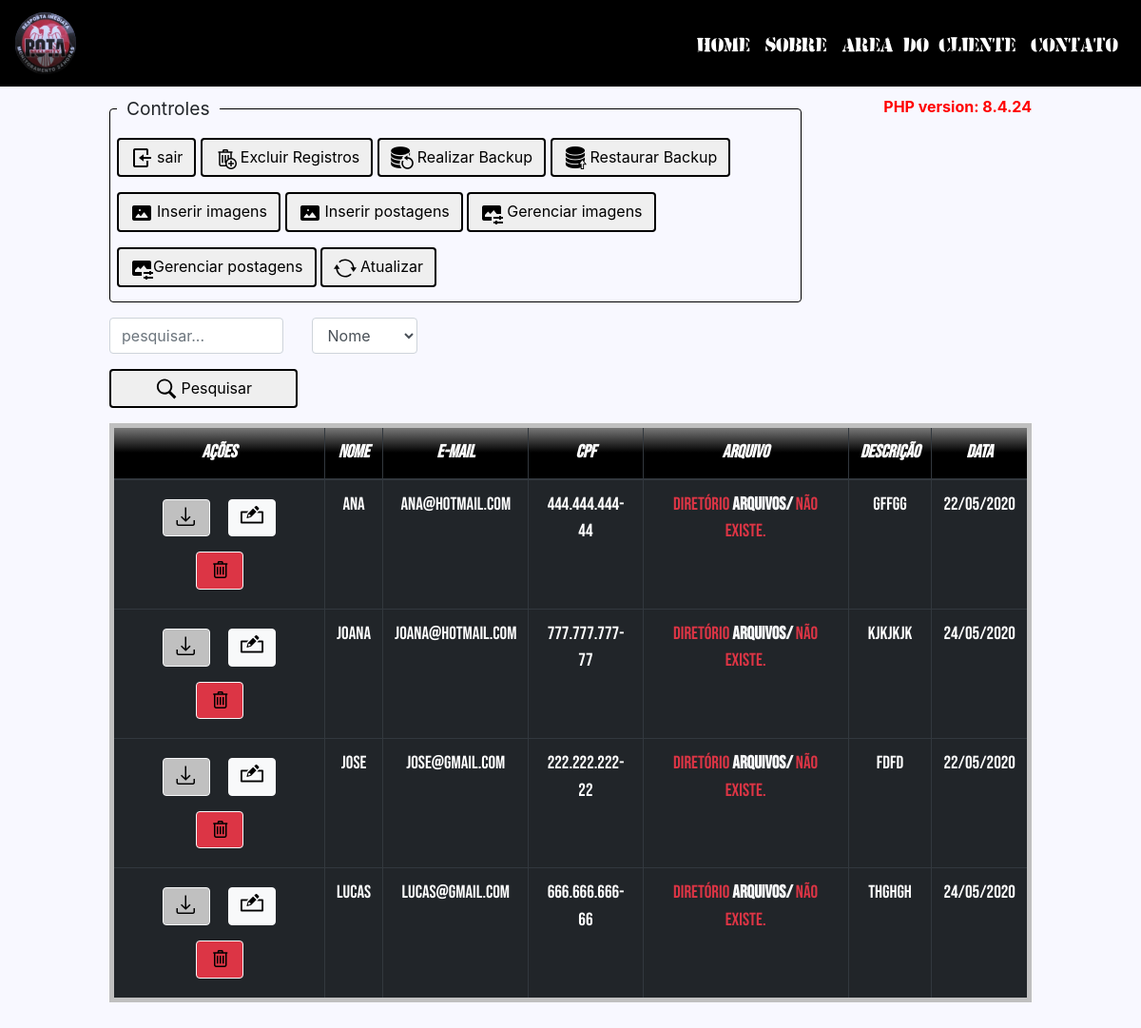
The page /dados.php on the database its author committed.
### tables this page shows
CREATE TABLE `clientes` (
  `id` bigint(20) NOT NULL,
  `nome` varchar(50) NOT NULL,
  `email` varchar(50) NOT NULL,
  `cpf` varchar(50) NOT NULL,
  `senha` varchar(40) NOT NULL,
  `senha_decript` varchar(40) NOT NULL,
  `arquivo` blob NOT NULL,
  `descricao` mediumtext NOT NULL,
  `data` varchar(50) NOT NULL
);

### persistence/conexaoBanco.class.php (called while the page is built, shortened)
<?php
class ConexaoBanco extends PDO {
private static $instance = null;
public static function getInstance(){
    try{
      if(!isset(self::$instance)){
        self::$instance = new
ConexaoBanco("mysql:dbname=rota;host=localhost","root","");
      }
      return self::$instance;
    }catch(PDOException $e){
      echo "Erro ao conectar. ".$e;
    }
 }
}

### dao/clienteDAO.class.php (called while the page is built, shortened)
<?php
require_once 'persistence/conexaoBanco.class.php';
class ClienteDAO{
  public function __construct(){
     $this->conexao = ConexaoBanco::getInstance();
  }
   public function buscarCliente(){
   try{
      $statement = $this->conexao->query("show tables");
    if($statement->rowCount() > 0){
       $statement = $this->conexao->query("select * from clientes where id != 1 and id != 2 order by nome;");
       $array = $statement->fetchAll(PDO::FETCH_CLASS,"Cliente");
     }else{
        $array = array();
     }
      return $array;
     }catch(PDOException $e){
       echo "Erro: ao buscar Cliente! ".$e;
     }
   }
   public function buscarArquivo($id){
      try{
       $statement = $this->conexao->prepare('select arquivo as arq from clientes where id = :id and id != 1 && id != 2');
        $statement->bindValue(":id", $id);
        $statement->execute();
        $array = $statement->fetchAll(PDO::FETCH_ASSOC);
        return $array;
      }catch(PDOException $e){
         echo "Erro: ao buscar Arquivo!". $e;
      }
  }
}

### model/cliente.class.php (called while the page is built, shortened)
<?php
 class Cliente{
     public function __get($a){ return $this->$a;}
 }

### dados.php (the view, shortened to what this page needs)
<?php
include_once  'dao/clienteDAO.class.php';
include_once  'model/cliente.class.php';
$cliDAO = new ClienteDAO();
$array = $cliDAO->buscarCliente();
?>
<!DOCTYPE html>
<html lang="pt-br">
<head>
  <link rel="stylesheet" type="text/css" href="css/bootstrap.min.css">
  <link rel="stylesheet" type="text/css" href="./animate.css">
  <link rel="stylesheet" type="text/css" href="css/style.css">
</head>
<body class="animated fadeIn" id="cont">
  <nav class="navbar navbar-expand-lg navbar-dark fixed-top">
    <a class="navbar-brand" href="#"><img src="img/logo-rota.png" title="Rota-Security" class="animated pulse zoom" alt="Logo indisponível"></a>
    <div class="collapse navbar-collapse" id="navbarResponsive">
      <ul class="navbar-nav ml-auto">
        <li class="nav-item">
          <a class="nav-link" href="index.php">Home
          </a>
        </li>
        <li class="nav-item">
          <a class="nav-link" href="index.php?#cont1">Sobre</a>
        </li>
        <li class="nav-item">
          <a class="nav-link" href="sair.php">Area do CLiente</a>
        </li>
        <li class="nav-item">
          <a class="nav-link" href="contato.php">Contato</a>
        </li>
      </ul>
    </div>
  </nav>
  <?php
      if(isset($array)){
  ?>
   <div class="container col-md-10" style="top: 100px;">
     <p style="float: right; color: red; font-weight: bold;"> PHP version: <?php echo phpversion();?></p>
   <fieldset class="fieldset-border" style="width: 75%;">
     <legend class="legend-border">Controles</legend>
       <button type="button" id="btn-limpar" class="btn mt-2 mb-2" onclick="window.location.href = 'sair.php';"><img src='img/exit.png' class="mr-1">sair</button>
       <button type="button" id="btn-limpar" class="btn mt-2 mb-2" onclick="return verificarExclusaoDeRegistros()"><img src='img/trash-all.png' class="mr-1">Excluir Registros</button>
       <button type="button" id="btn-backup" name="backup" class="btn mt-2 mb-2" onclick="window.location.href = './backup.php';"><img src='img/backup.png' class="mr-1">Realizar Backup</button>
       <button type="button" id="btn-backup" name="backup" class="btn mt-2 mb-2" onclick="window.location.href = './restore.php';"><img src='img/backup_restore.png' class="mr-1">Restaurar Backup</button>
       <button type="button" id="btn-backup" name="inserir_img" class="btn mt-2 mb-2" onclick="window.location.href = './inserir_imagem.php';"><img src='img/upload_img.png' class="mr-1">Inserir imagens</button>
       <button type="button" id="btn-backup" name="inserir_img" class="btn mt-2 mb-2" onclick="window.location.href = './inserir_postagens.php';"><img src='img/upload_img.png' class="mr-1">Inserir postagens</button>
       <button type="button" id="btn-backup" class="btn mt-2 mb-2" onclick="window.location.href = './gerenciar_imagens.php';"><img src='img/edit_img.png' class="mr-1">Gerenciar imagens</button>
       <button type="button" id="btn-backup" class="btn mt-2 mb-2" onclick="window.location.href = './gerenciar_postagens.php';"><img src='img/edit_img.png'>Gerenciar postagens</button>
       <button type="button" id="btn-backup" name="atualizar" class="btn mt-2 mb-2" onclick="window.location.href = './dados.php';"><img src='img/atualizar.svg' class="mr-1">Atualizar</button>
     </fieldset>
     <form name="filtrar-dados" method="post" style="float: left">
      <div class="row">
         <div class="form-group col-md-6" id="pesquisa_dados">
           <input type="text" name="txtfiltro" class="form-control" placeholder="pesquisar..." autocomplete="off" required="true">
         </div>
         <div class="form-group col-md-4" id="filtro_pesquisa">
           <select name="filtro" class="form-control">
             <option value="nome">Nome</option>
           </select>
         </div>
       </div>
         <div class="form-group">
           <button type="submit" name="filtrar" value="Filtrar" id="btn-backup" class="btn w-50" id="pesquisa"><img src="img/search.svg" class="mr-1">Pesquisar</button>
         </div>
     </form>
  <div class="table-responsive-md">
      <table id="tabela" class="table table-dark table-bordered table-hover table-condensed">
        <thead align="center">
    <tr>
      <th>Ações</th>
      <th scope="col">Nome</th>
      <th scope="col">E-mail</th>
      <th scope="col">CPF</th>
      <th scope="col">Arquivo</th>
      <th scope="col">Descrição</th>
      <th scope="col">Data</th>
    </tr>
  </thead>
  <tbody>
      <?php
          foreach($array as $cli){
            $dados = $cliDAO->buscarArquivo($cli->id);
             foreach($dados as $row){
                $caminho = "arquivos/";
            echo "<tr>
            <ul>
              <td align='center'><li class='m-2' id='tab-line'><a href='arquivos/$row[arq]' download class='btn border border-light text-dark' style='background: silver'><img src='img/download.png' title='Baixar Arquivo'></a></li>
              <li class='m-2' id='tab-line'><a href='alterar_arquivo.php?id=".$cli->id."&arq=".$row['arq']."' class='btn btn-light border border-light text-dark btn-deletar'><img src='img/edite.png' title='Editar'></a></li>
              <li class='m-2' id='tab-line'><a href='excluir.php?id=$cli->id' class='btn btn-danger border border-light text-dark btn-deletar' onclick='return verificarExclusaoPeloCPF()' title='Excluir Registro'><img src='img/trash.svg'></a></li></td>
              ";
              echo "<td>$cli->nome</td>";
              echo "<td>$cli->email</td>";
              echo "<td>$cli->cpf</td>";
              if(is_dir($caminho)){
                if(file_exists($caminho.$row['arq'])){
                    echo "<td><a class='text-danger' style='text-style: bold; font-weight: bold;' href='arquivos/$row[arq]' download title='Baixar Arquivo'>$row[arq]</a></td>";
              }else{
                 echo "<td class='text-danger'>Arquivo indisponível,<br>Arquivo não existe na pasta <strong class='text-light'>/arquivos.</strong></td>";
              }
            }else{
              echo "<td class='text-danger'>diretório <strong class='text-light'>$caminho</strong> não existe.</td>";
            }
              echo "<td>$cli->descricao</td>";
              echo "<td>$cli->data</td>";
              echo "</ul>";
            echo "</tr>";
         }
        }
       }
       ?>
     </tbody>
    </table>
   <br>
  </div>
 </div>
 </body>
</html>

### css/style.css (style rules this page uses)
html,body { margin 0; padding 0; background-color: #f8f8ff; scroll-behavior: smooth; }
.navbar { background-color: black; }
thead { background-image: linear-gradient(to bottom, gray, black, black); }
table { border: 5px solid silver!important; }
th { font-family: 'Bebas Neue'; font-size: 19px; font-style: italic; }
td { font-family: 'Bebas Neue'; font-size: 19px; text-align: center; }
#tab-line { display: inline-block; }
.nav-link { color: white!important; font-family: 'army'!important; font-size: 35px!important; text-decoration: none; }
li { list-style-type: none; }
.zoom { transition: transform .2s!important; }
#btn-limpar { border: 2px solid black; }
#btn-backup { border: 2px solid black; }
.fieldset-border { border: 1px groove black !important; border-radius: 4px; padding: 7px; padding-top: 0px; margin: 0 0 1.0em 0 !important; width: 24%; -webkit-box-shadow: 0px 0px 0px 0px #000; box-shadow: 0px 0px 0px 0px #000; }
.fieldset-border .legend-border { font-size: 1.2em !important; width: auto; padding: 0 10px; border-bottom: none; }

### rows shown on the page
clientes: nome "ANA", email "ANA@HOTMAIL.COM", cpf "444.444.444-44", caminho "arquivos/", descricao "gffgg", data "22/05/2020"
clientes: nome "JOANA", email "JOANA@HOTMAIL.COM", cpf "777.777.777-77", caminho "arquivos/", descricao "kjkjkjk", data "24/05/2020"
clientes: nome "JOSE", email "JOSE@GMAIL.COM", cpf "222.222.222-22", caminho "arquivos/", descricao "fdfd", data "22/05/2020"
clientes: nome "LUCAS", email "LUCAS@GMAIL.COM", cpf "666.666.666-66", caminho "arquivos/", descricao "thghgh", data "24/05/2020"

### other values the page prints
phpversion() "8.4.24"
